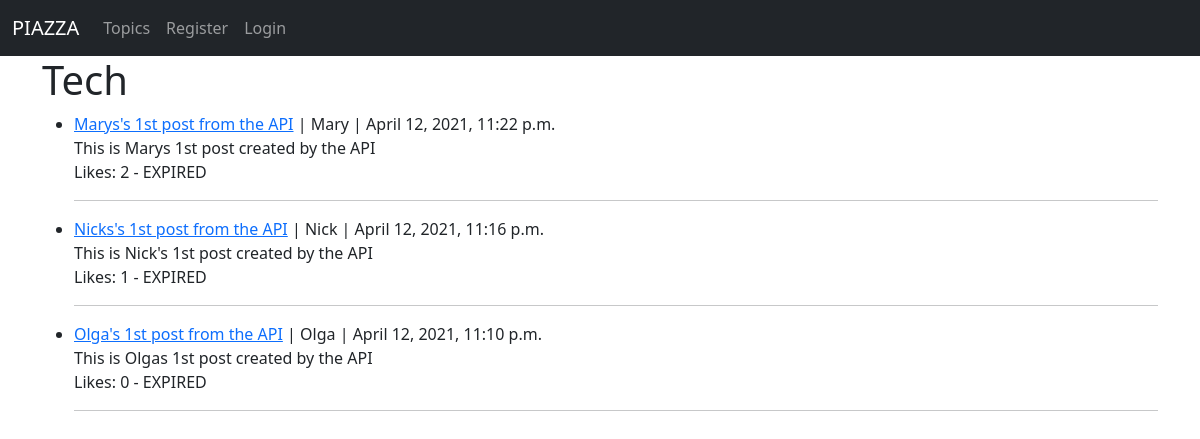
The app's page /topic/tech with its own data.
### RESOURCES_SERVER/models.py (models this page shows, shortened)
class Post(models.Model):
    STATUS = (
        ('LIVE', 'LIVE'),
        ('EXPIRED', 'EXPIRED'),
    )
    title = models.CharField(max_length=100)                                                #<--------  Post title | Using a validator here to check if post title is unique
    title_tag = models.CharField(max_length=255, default='')                                #<--------  Post title_tag (labe this will show on the web browser tab)
    topic = models.CharField(max_length=100, choices=topics_list)                           #<--------  Post topic is a field that is a model itself and categorises the post to a topic...
    date = models.DateTimeField(default=timezone.now)                                       #<--------  Post date creation
    expiration_date = models.DateTimeField(default=timezone.now)                            #<--------  Post expiration date
    content = RichTextField(blank=True, null=True)                                          #<--------  Post content
    author = models.ForeignKey(User, on_delete=models.CASCADE, blank=True, null=True )      #<--------  Post author - User that created the post
    status = models.CharField(max_length=7, choices=STATUS, default="LIVE")                 #<--------  Post status (expired or not expired)
    snippet = models.CharField(max_length=100)                                              #<--------  Post snipet (we can add this and will show in the main page)
    likes = models.ManyToManyField(User, related_name='likes')                              #<--------  Post likes
    def post_status(self):
        if self.expiration_date > timezone.now():
            new_status = "LIVE"
            return new_status
        else:
            new_status = "EXPIRED"
            return new_status
    def total_likes(self):
        return self.likes.count()
    class Meta:
        ordering = ['-date']

### RESOURCES_SERVER/views.py (the view)
# urls.py: path('topic/<str:topic>', TopicView, name='topic'),
def TopicView(request, topic):
    topic_post = Post.objects.filter(topic=topic.replace('-', ' '))
    return render(request, 'topic.html', { 'topic':topic.title().replace('-', ' '), 'topic_post':topic_post })

### RESOURCES_SERVER/templates/topic.html (shortened to what this page needs)
{% extends 'base.html' %}
{% block content %}
    {% if topic_post %}
        <h1>{{ topic }}</h1>
        <ul>
        {% for post in topic_post %}
            <li>
                <a href="{% url 'article_details' post.pk %}">{{ post.title }}</a> | {{ post.author }} | {{ post.date }}
                <br>
                {{ post.content | slice:":100" | safe}}
                <br>
                Likes: {{ post.total_likes }} - {{ post.post_status }}
                <hr>
            </li>
        {% endfor %}
        </ul>
    {% else %}
        <h2>This page does not exist...</h2>
    {% endif %}
{% endblock %}

### records on screen
Post: title "Marys's 1st post from the API", author "Mary", date "April 12, 2021, 11:22 p.m.", content "This is Marys 1st post created by the API", total_likes "2", post_status "EXPIRED"
Post: title "Nicks's 1st post from the API", author "Nick", date "April 12, 2021, 11:16 p.m.", content "This is Nick's 1st post created by the API", total_likes "1", post_status "EXPIRED"
Post: title "Olga's 1st post from the API", author "Olga", date "April 12, 2021, 11:10 p.m.", content "This is Olgas 1st post created by the API", total_likes "0", post_status "EXPIRED"

### other values on screen
{{ topic }} "Tech"
